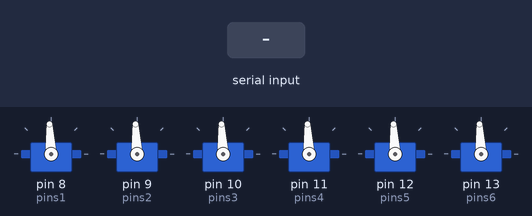
Recording of a sketch running on a simulated Arduino Uno, built with avr-gcc and run on an emulated ATmega328P. On the bench: 6 × servo. Inputs (shaded band) come from the test bench.

Above: at 1.2 s.
1.3 s: "<SubTrama 1: >" received over Serial
At 3.8 s:
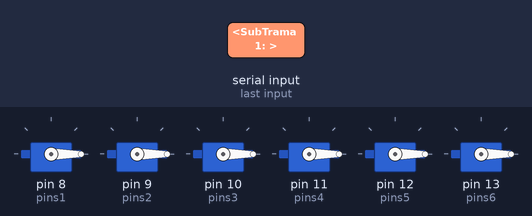
4.1 s: "<90,45,200>" received over Serial
At 5.3 s:
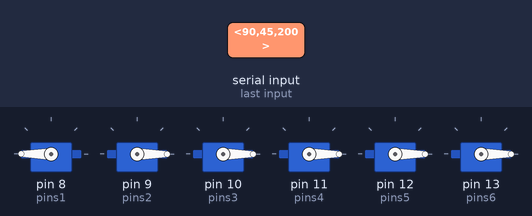
6.5 s: "<90,45,200,10>" received over Serial
At 8.8 s:
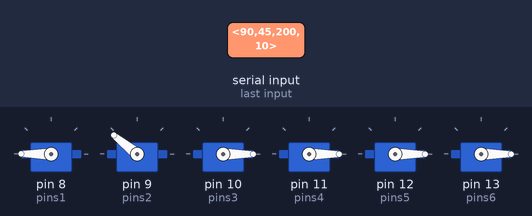
9.2 s: byte 62 ('>') received over Serial
At 10.1 s:
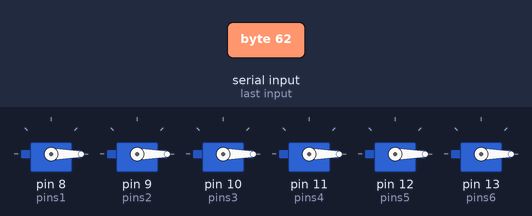
10.7 s: "<30,150,10>" received over Serial
At 12.8 s:
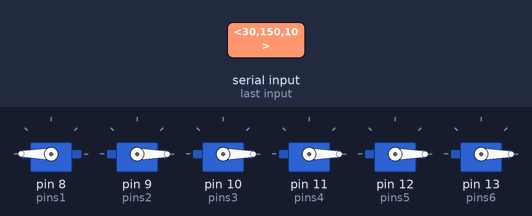
13.1 s: "<SubTrama 2: >" received over Serial
At 15.7 s:
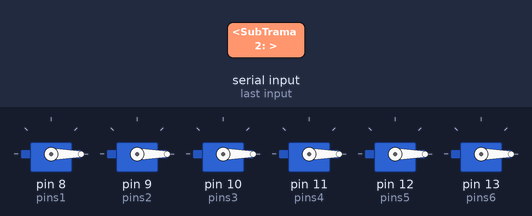
Timing chart, 0 to 16.7 s (numbered marks = the images above; inputs shaded):
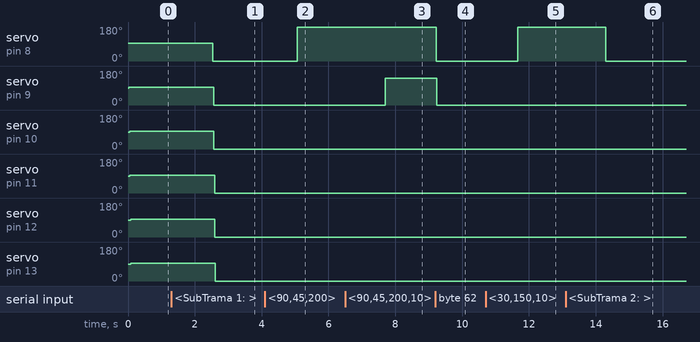

Measured:
- after the input at 1.3 s, servo on pin 8 (pins1): 93° → 0° after 1.2 s; servo on pin 9 (pins2), servo on pin 10 (pins3), servo on pin 11 (pins4), servo on pin 12 (pins5), servo on pin 13 (pins6): 93° → 0° after 1.3 s
- after the input at 4.1 s, servo on pin 8 (pins1): 0° → 180° after 0.97 s
- after the input at 6.5 s, servo on pin 9 (pins2): 0° → 141° after 1.2 s
- after the input at 9.2 s, servo on pin 8 (pins1): 180° → 0° at once; servo on pin 9 (pins2): 141° → 0° at once
- after the input at 10.7 s, servo on pin 8 (pins1): 0° → 180° after 0.97 s
- after the input at 13.1 s, servo on pin 8 (pins1): 180° → 0° after 1.2 s

The sketch:

Codigo_arduino.ino
```cpp
#include <Servo.h>

String trama = "";
String aux = "";
int procesar = 0;
int vs1 = 1500;
int vs2 = 1500;
int vs3 = 1500;
int vs4 = 1500;
int vs5 = 1500;
int vs6 = 1500;

int pins1 = 8;
int pins2 = 9;
int pins3 = 10;
int pins4 = 11;
int pins5 = 12;
int pins6 = 13;

Servo servo1;
Servo servo2;
Servo servo3;
Servo servo4;
Servo servo5;
Servo servo6;

void setup() {
  servo1.attach(pins1);
  servo2.attach(pins2);
  servo3.attach(pins3);
  servo4.attach(pins4);
  servo5.attach(pins5);
  servo6.attach(pins6);

  Serial.begin(9600);
  //Serial.println("Control de Robot Serpiente");
}

void loop() {
  if (Serial.available() > 0) {       //recolecta los datos del puerto serial
    char dato=Serial.read();
    if(((dato >= '0')&&(dato <= '9')) || (dato == '<') || (dato == '>')){
        trama = String(trama + dato);
    }
    if (dato == '>'){                 //reconoce si es el fin de trama
      procesar = 1;
      //Serial.print("Trama Total: ");  // se envia la trama complet para visualizarla
      //Serial.println(trama);
    }


  }
  if (procesar == 1){
    aux = trama.substring(1,5);
    //Serial.print("SubTrama 1: ");     //se envia el valor del primer servo
    vs1 = aux.toInt();
    //Serial.println(vs1);
    aux = trama.substring(5,9);
    //Serial.print("SubTrama 2: ");     //se envia el valor del segundo servo
    vs2 = aux.toInt();
    //Serial.println(vs2);
    aux = trama.substring(9,13);
    //Serial.print("SubTrama 3: ");     //se envia el valor del tercer servo
    vs3 = aux.toInt();
    //Serial.println(vs3);
    aux = trama.substring(13,17);
    //Serial.print("SubTrama 4: ");     //se envia el valor del cuarto servo
    vs4 = aux.toInt();
    //Serial.println(vs4);

    aux = trama.substring(17,21);
    //Serial.print("SubTrama 5: ");     //se envia el valor del quinto servo
    vs5 = aux.toInt();
    //Serial.println(vs5);

     aux = trama.substring(21,25);
    //Serial.print("SubTrama 6: ");     //se envia el valor del sexto servo
    vs6 = aux.toInt();
    //Serial.println(vs6);

    procesar = 0;
    trama = "";
  }
  servo1.writeMicroseconds(vs1);
  delay(15);
  servo2.writeMicroseconds(vs2);
  delay(15);
  servo3.writeMicroseconds(vs3);
  delay(15);
  servo4.writeMicroseconds(vs4);
  delay(15);
  servo5.writeMicroseconds(vs5);
  delay(15);
  servo6.writeMicroseconds(vs6);
  delay(15);
}
```
